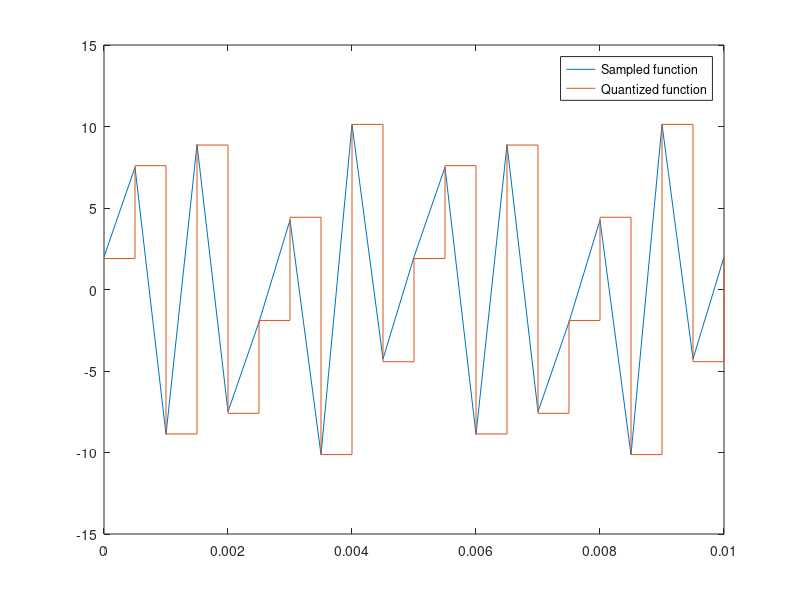

The MATLAB source for this figure: (Note: this script raises an error after producing the figure.)
f1 = 800;
f2 = 1800;

% Define the parameters
fs = 2000; % Sampling frequency
t = 0:1/fs:0.01; % Time vector for 10 ms
m = 10*sin(2*pi*f1*t) + 2*cos(2*pi*f2*t); % Message signal

% Plot the message signal
figure;
plot(t, m); 
title('Message Signal');
xlabel('Time (s)');
ylabel('Amplitude');

% Quantize the signal
L = 32; % Number of levels
R = log2(L); % Number of bits
A_max = max(abs(m)); % Maximum amplitude of the signal

% Step size for quantization
delta = 2 * A_max / L;
quantized_sequence = round(m / delta) 
quantized_signal = quantized_sequence * delta;
plot(t, m); 
hold on
stairs(t, quantized_signal);
hold off
legend("Sampled function", "Quantized function");


fc = fs
tprbit = 32;
n = R * tprbit * length(quantized_sequence); % 5 bits * 4 t pr bit * 21 array med bits.
t = linspace(0, 0.01, n+5) 

bits = int2bit(int8(quantized_sequence), R); 
modulatedSignal = zeros(1, n)
k = 1
length(quantized_sequence)
for i = 1: length(quantized_sequence)
    a = tprbit; 
    for j = 1: R
        bit = bits(j, i); 
        if bit == 0 % 0 = -1,  1 = 1; 
            modulatedSignal(k:k+a) = cos(pi + 2*pi*fc*t(k:k+a));
        else 
            modulatedSignal(k:k+a) = 1*cos(2*pi*fc*t(k:k+a));
        end
        k = k + a; 
    end 
end 

% plot(t(1:n+1), modulatedSignal)


powerInput = ((10+2)^2)/2;
powerNoiseQ2 = ((0.75)^2)/12;

SNR = powerInput/powerNoiseQ2;
SNRdB = 20 * log10(SNR);

modulatedSignalwNoise = awgn(modulatedSignal, SNRdB);
%plot(t(1:n+1), modulatedSignal) 
% hold on 
plot(t(1:n+1), modulatedSignalwNoise)
hold off





% bpsk_symbols = 1 - 2 * bits; % Map 0 -> +1 and 1 -> -1
% 
% % Define carrier frequency and create carrier signal
% carrier_freq = 2000; % Carrier frequency (Hz)
% carrier = cos(2 * pi * carrier_freq * t);
% 
% % Modulate the carrier with BPSK symbols
% bpsk_signal = [];
% for i = 1:size(bpsk_symbols, 1)
%     for j = 1:R
%         if bpsk_symbols(i, j) == 1
%             bpsk_signal = [bpsk_signal, carrier(j)];
%         else
%             bpsk_signal = [bpsk_signal, -carrier(j)];
%         end
%     end
% end
% 
% 
% 
% % Plot the original and BPSK modulated signals
% figure;
% subplot(2,1,1);
% plot(t, m);
% title('Original Message Signal');
% xlabel('Time (s)');
% ylabel('Amplitude');
% 
% subplot(2,1,2);
% plot(bpsk_signal);
% title('BPSK Modulated Signal');
% xlabel('Sample Index');
% ylabel('Amplitude');
